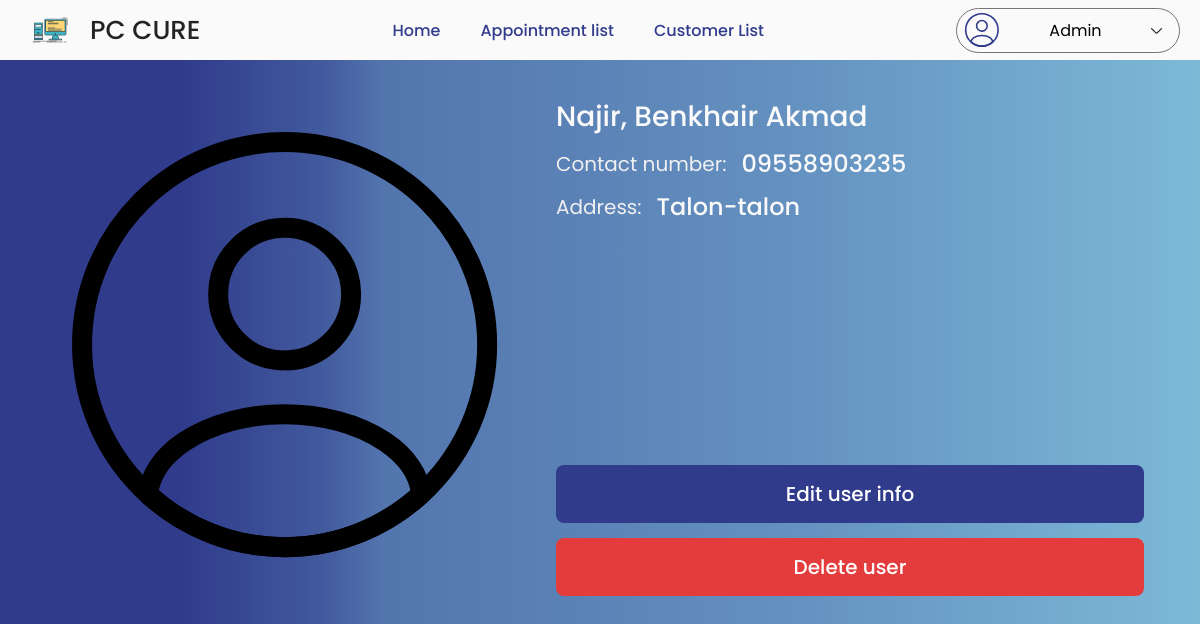
The app's page /admin/customer-info.php?customer_id=7 (signed in) with its own data.
### tables this page shows
CREATE TABLE `customer` (
  `customer_id` int(11) NOT NULL,
  `email` varchar(100) NOT NULL,
  `password` varchar(100) NOT NULL,
  `first_name` varchar(100) NOT NULL,
  `middle_name` varchar(100) DEFAULT NULL,
  `last_name` varchar(100) NOT NULL,
  `contact_num` varchar(100) NOT NULL,
  `set_date` date NOT NULL,
  `specreq` varchar(250) NOT NULL,
  `address` varchar(100) NOT NULL,
  `created_at` timestamp NOT NULL DEFAULT current_timestamp(),
  `updated_at` timestamp NOT NULL DEFAULT current_timestamp() ON UPDATE current_timestamp()
);

### class/admin.class.php (called while the page is built, shortened)
<?php
    include_once 'database.php';
    class Admin{
        protected $db;
        function __construct(){
            $this->db = new Database;
        }
        function getInfo($admin_id){
            $sql = 'SELECT * FROM admin WHERE admin_id = :admin_id;';
            $query = $this->db->connect()->prepare($sql);
            $query->bindParam(':admin_id', $admin_id);
            if($query->execute()){
                $data = $query->fetch();
            }
            return $data;
        }
    }
?>

### class/database.php (called while the page is built)
<?php
    class Database{
        private $host = 'localhost';
        private $username = 'u563903406_pccure';
        private $password = 'Wecurepc101';
        private $database = 'u563903406_pc_repair';
        protected $connection;
        function connect(){
            try{
                $this->connection = new PDO("mysql:host=$this->host;dbname=$this->database",
                                            $this->username, $this->password);
            }
            catch(PDOException $e){
                echo 'Connection Error ' . $e->getMessage();
            }
            return $this->connection;
        }
    }
?>

### class/customer.class.php (called while the page is built, shortened)
<?php
    include_once 'database.php';
    class Customer{
        protected $db;
        function __construct(){
            $this->db = new Database;
        }
        function getInfo($customer_id){
            $sql = 'SELECT * FROM customer WHERE customer_id = :customer_id;';
            $query = $this->db->connect()->prepare($sql);
            $query->bindParam(':customer_id', $customer_id);
            if($query->execute()){
                $data = $query->fetch();
            }
            return $data;
        }
    }
?>

### admin/customer-info.php (the view, shortened to what this page needs)
<?php
    include_once '../class/service.class.php';
    include_once '../class/customer.class.php';
    $customer = new Customer;
    $customer_id = $_GET['customer_id'];
    $customer_info = $customer->getInfo($customer_id);
    $page_title = 'Customer Info';
    include_once '../includes/admin/header.php';
    include_once '../includes/admin/navbar.php';
?>
<form class="product-info" method="post">
    <div class="img-cont user-info">
        <img src="../images//icons/random/profile-cust-list.svg">
    </div>
    <div class="right-side">
        <div class="info">
            <div>
                <p class="name">
                    <?= $customer_info['last_name'] . ', ' . $customer_info['first_name'] . ' ' . $customer_info['middle_name'] ?>
                </p>
            </div>
            <div>
                <span>Contact number: </span>
                <p>
                    <?= $customer_info['contact_num'] ?>
                </p>
            </div>
            <div>
                <span>Address: </span>
                <p>
                    <?= $customer_info['address'] ?>
                </p>
            </div>
        </div>
        <div class="buttons">
            <a href="edit-customer.php?customer_id=<?= $customer_info['customer_id'] ?>">Edit user info</a>
            <button type="button" class="action-btn">Delete user</button>
        </div>
    </div>
</form>
<?php
    include_once '../includes/customer/footer.php';
?>

### includes/admin/navbar.php (shortened to what this page needs)
<header class="header">
    <nav>
        <a href="home.php" class="logo">
            <img src="../images/icons/logo/12.png">
            <p>PC CURE</p>
        </a>
        <div class="mid-content">
            <a href="home.php" class="<?= $page_title === 'Admin | Home' ? 'active' : '' ?>">Home</a>
            <a href="appointment.php" class="<?= $page_title === 'Appointment List' ? 'active' : '' ?>">Appointment list</a>
            <a href="customer-list.php" class="<?= $page_title === 'Customer List' ? 'active' : '' ?>">Customer List</a>
        </div>
        <div class="account">
            <img src="../images/icons/random/profile.svg">
            <p class="name" style="color: black;">
                <?= $admin['first_name'] ?>
            </p>
            <img src="../images/icons/random/arrowdown.svg">
        </div>
    </nav>
</header>

### style/main.css (style rules this page uses)
* { font-family: "Poppins"; margin: 0; padding: 0; box-sizing: border-box; list-style: none; outline: none; text-decoration: none; }
body { font-family: Arial, Helvetica, sans-serif; margin: 0; }
.header { width: 100%; background: #fafafa; }
.header nav { background: #fafafa; display: flex; justify-content: space-between; min-height: 60px; max-width: 1400px; margin: auto; padding: 0 20px; position: relative; z-index: 1; }
.header nav .logo { display: flex; flex-direction: row; justify-content: center; align-items: center; gap: 10px; }
.header nav .logo img { height: 60px; width: 60px; }
.header nav .logo p { font-weight: 500; font-size: 26px; color: #232323; }
.header nav .mid-content { display: flex; flex-direction: row; justify-content: center; align-items: center; gap: 30px; }
.header nav .mid-content a { color: #303B8C; font-weight: 500; display: flex; flex-direction: row; justify-content: center; align-items: center; height: 100%; padding: 0 5px; }
.header nav .account { display: flex; flex-direction: row; justify-content: space-between; align-items: center; border: 1px solid #757575; gap: 10px; margin: auto 0; height: 45px; padding: 5px 15px 5px 5px; border-radius: 24px; min-width: 224px; max-width: 224px; cursor: pointer; }
.header nav .account p { color: #363434; max-width: 130px; overflow: hidden; white-space: nowrap; text-overflow: ellipsis; }
.product-info, .checkout, .order-info { min-height: calc(100vh - 60px); max-width: 1400px; margin: 0 auto; padding: 3%; display: flex; }
.product-info .img-cont, .checkout .img-cont, .order-info .img-cont { max-width: 500px; max-height: 500px; display: flex; justify-content: center; position: relative; }
.product-info .img-cont img, .checkout .img-cont img, .order-info .img-cont img { max-width: 500px; border-radius: 10px; -o-object-fit: cover; object-fit: cover; }
.product-info .user-info, .checkout .user-info, .order-info .user-info { width: 100%; }
.product-info .right-side, .checkout .right-side, .order-info .right-side { width: 60%; padding: 0 20px; display: flex; flex-direction: column; justify-content: space-between; min-height: 500px; height: -moz-fit-content; height: fit-content; }
.product-info .right-side .info, .checkout .right-side .info, .order-info .right-side .info { display: flex; flex-direction: column; gap: 8px; color: #fafafa; }
.product-info .right-side .info div, .checkout .right-side .info div, .order-info .right-side .info div { display: flex; align-items: center; gap: 15px; }
.product-info .right-side .info div .name, .checkout .right-side .info div .name, .order-info .right-side .info div .name { font-size: 28px; }
.product-info .right-side .info div span, .checkout .right-side .info div span, .order-info .right-side .info div span { font-size: 20px; pointer-events: none; color: #f0f0f0; }
.product-info .right-side .info div p, .checkout .right-side .info div p, .order-info .right-side .info div p { font-size: 24px; font-weight: 500; pointer-events: none; }
.product-info .right-side .buttons, .checkout .right-side .buttons, .order-info .right-side .buttons { display: flex; flex-direction: column; width: 100%; gap: 15px; }
.product-info .right-side .buttons a, .product-info .right-side .buttons button, .product-info .right-side .buttons input, .checkout .right-side .buttons a, .checkout .right-side .buttons button, .checkout .right-side .buttons input, .order-info .right-side .buttons a, .order-info .right-side .buttons button, .order-info .right-side .buttons input { padding: 14px; border-radius: 8px; font-size: 20px; font-weight: 500; border: none; color: #fff; cursor: pointer; transition: 0.1s; text-align: center; }
.product-info .right-side .buttons a, .product-info .right-side .buttons input, .checkout .right-side .buttons a, .checkout .right-side .buttons input, .order-info .right-side .buttons a, .order-info .right-side .buttons input { background: #303B8C; }
.product-info .right-side .buttons button, .checkout .right-side .buttons button, .order-info .right-side .buttons button { background: rgb(228, 60, 60); }

### includes/admin/header.php (style rules this page uses)
body { background: linear-gradient(to right, #303b8c 15%, #425a9e 27%, #5375ae 32%, #6491c0 66%, #7cb9d7 100% ); }

### records on screen
customer: last_name "Najir", first_name "Benkhair", middle_name "Akmad", contact_num "09558903235", address "Talon-talon"

### other values on screen
$admin['first_name'] "Admin"
